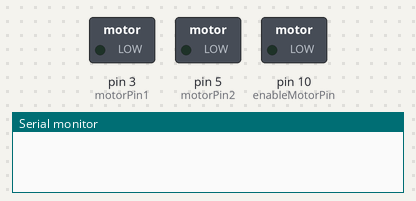
A sketch run on a simulated Arduino Uno, built with avr-gcc and run on an emulated ATmega328P. Parts: switched loads named in the sketch (green lamp = pin HIGH), the last lines printed to the serial monitor.

Above: at 0.1 s.
At 4.7 s:
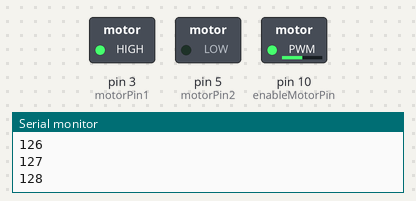
At 15.11 s:
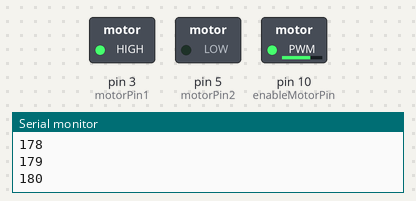
At 30.22 s:
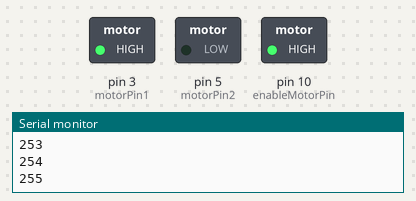
Timing chart, 0 to 40.0 s (numbered marks = the images above):
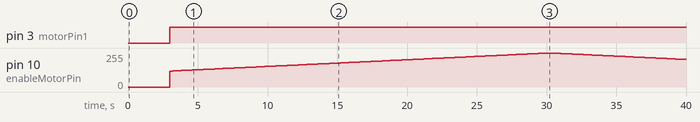

Measured:
- by itself, pin 3 (motorPin1): LOW → HIGH at 3.0 s
- by itself, pin 10 (enableMotorPin): rises from 0/255 to 255/255 in 27.0 s, then falls to 207/255 in 9.8 s

The sketch:

h_bridge_chip.ino
```cpp
// pair 1 - yellow, orange
int enableMotorPin = 10;
int motorPin1 = 3;
int motorPin2 = 5;

void setup() {
  Serial.begin(9600);
  pinMode(enableMotorPin, OUTPUT);
  pinMode(motorPin1, OUTPUT);
  pinMode(motorPin2, OUTPUT);
}

void loop() {


  delay(3000
  );

  Serial.println("direction a");
  for (int i =120 ; i < 256 ; ++i) {
    Serial.println(i);
    drive(HIGH, LOW, i);
    delay(200);
  }
  for (int i =255 ; i >120 ; --i) {
    Serial.println(i);
    drive(HIGH, LOW, i);
    delay(200);
  }

  delay(2000);

  Serial.println("direction b");
  for (int i =120  ; i < 256 ; ++i) {
    Serial.println(i);
    drive(LOW,HIGH, i);
    delay(200);
  }
  for (int i =255 ; i >120 ; --i) {
    Serial.println(i);
    drive(LOW, HIGH,

    i);
    delay(200);
  }


}

void drive(int a, int b,int s) {
   analogWrite(enableMotorPin, s );
   digitalWrite(motorPin1, a);
   digitalWrite(motorPin2, b);
}
```
